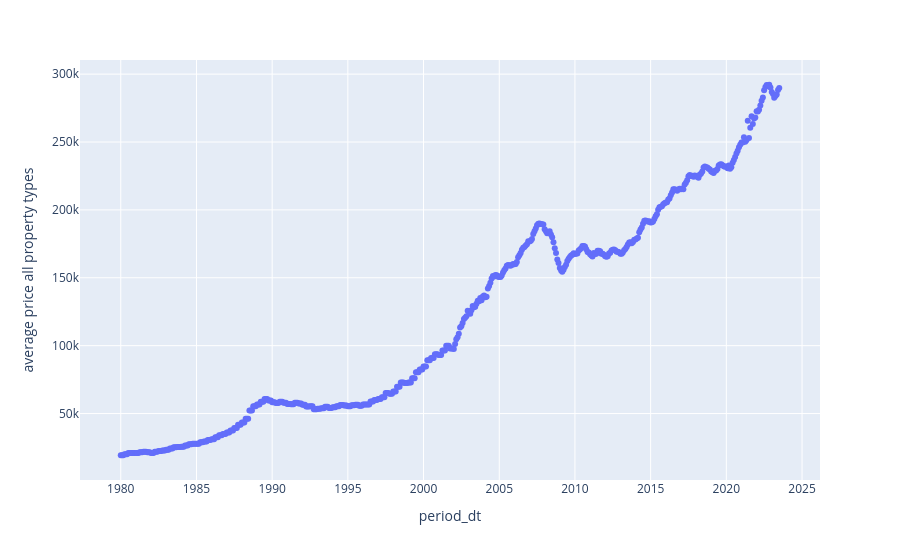

The notebook cell saved with this chart:
### Code cell
# plotly express - allows you to make a plot quickly and easily; this is a graph objects - it's a submodule of graph objects module
# graph objects - really powerful but slightly long winded making it e.g. moving titles around, orders, colours etc

# px is short for plot(ly) ex(press)
import plotly.express as px

# Scatterplot is good to show time series data
price_over_time = px.scatter(df,
                             x="period_dt",
                             y="average price all property types")

price_over_time.show()

# You can zoom in/out of certain bits (hover on RHS of plot)
# If you double click you can go back to the centre
# Lasso select - allows you to make a selection of data in plot itself and investigate it further and change a different plot - advanced stuff!

### Figure 1 — Plotly figure (JSON) as saved in the notebook; plotly's stock layout.template omitted (floating-point values rounded to 4 significant figures; data arrays with more than 128 entries replaced by an {"elided": "..."} marker saying what was removed)
{"data": [{"hovertemplate": "period_dt=%{x}<br>average price all property types=%{y}<extra></extra>", "legendgroup": "", "marker": {"color": "#636efa", "symbol": "circle"}, "mode": "markers", "name": "", "orientation": "v", "showlegend": false, "type": "scatter", "x": {"elided": "523 str values"}, "xaxis": "x", "y": {"elided": "523 int values"}, "yaxis": "y"}], "layout": {"legend": {"tracegroupgap": 0}, "margin": {"t": 60}, "xaxis": {"anchor": "y", "domain": [0, 1], "title": {"text": "period_dt"}}, "yaxis": {"anchor": "x", "domain": [0, 1], "title": {"text": "average price all property types"}}}}
